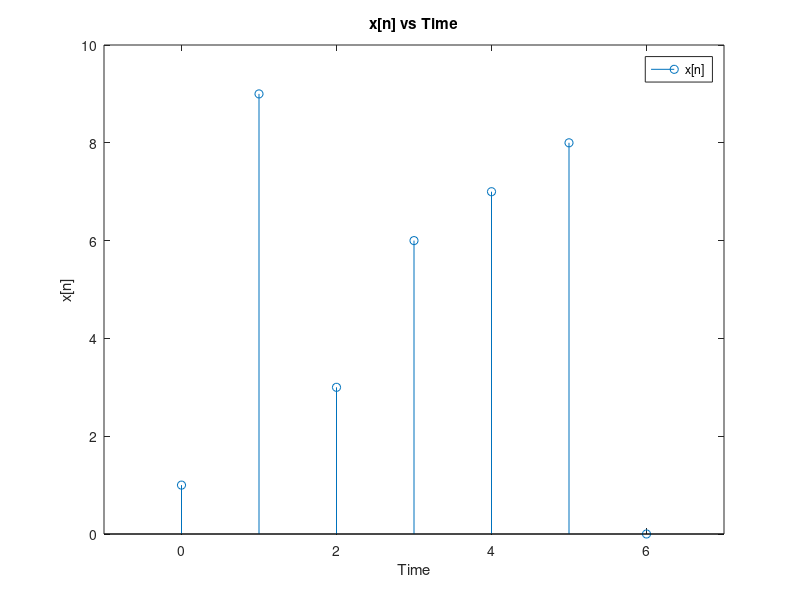
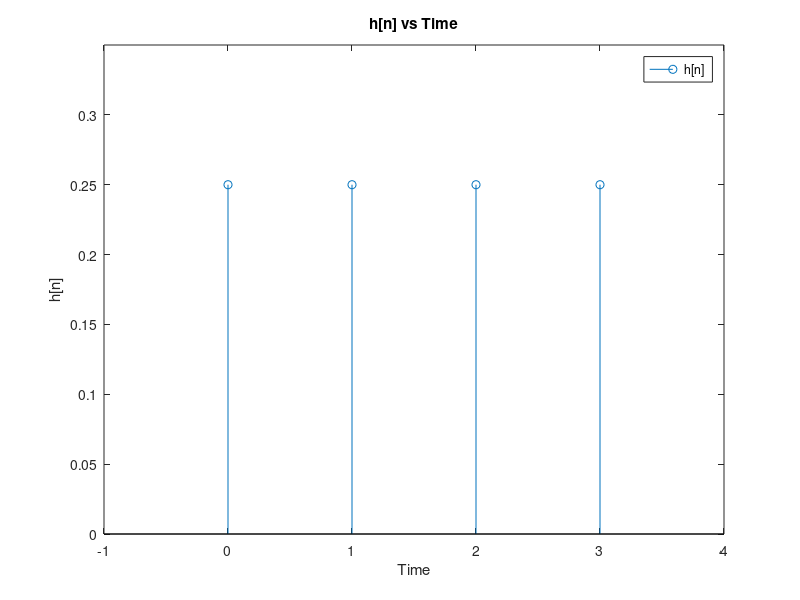
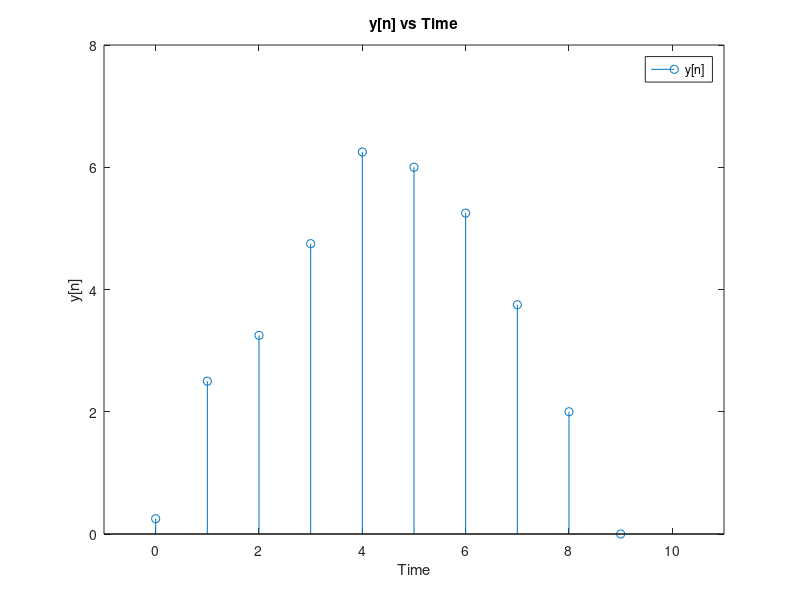
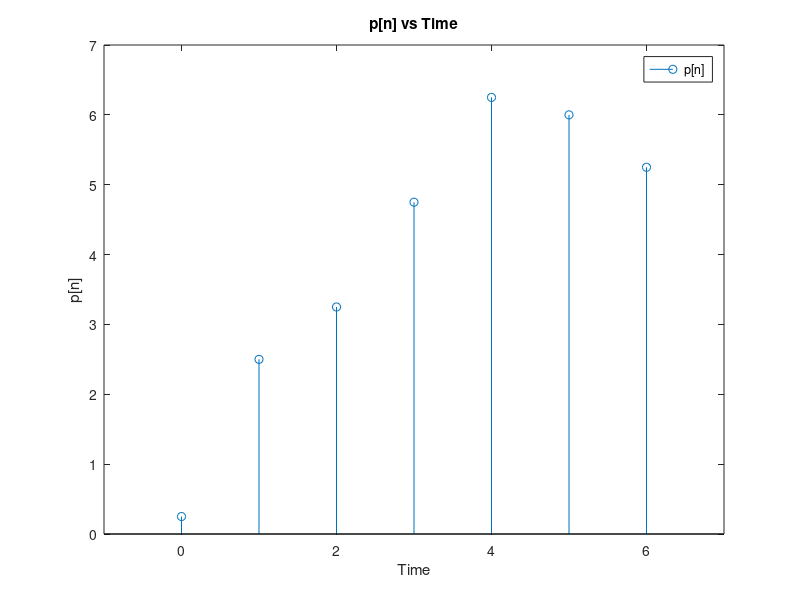

Write MATLAB code to recreate these figures, in order.
%% M2-a)

%% Variables

x = [1 9 3 6 7 8 0];
h = rand(1,4);
h(1,:)=0.25;
n=0:6;
y = conv(x,h);
%% Plot of x[n] with command "stem"
figure
stem(n,x);
xlabel('Time');
ylabel('x[n]');
legend('x[n]');
title('x[n] vs Time');
xlim([-1,7]);
ylim([0,10]);
%% Plot of h[n] with command "stem"
figure
m=0:3;
stem(m,h);
xlabel('Time');
ylabel('h[n]');
legend('h[n]');
title('h[n] vs Time');
xlim([-1,4]);
ylim([0,0.35]);
%% Plot of y[n] with command "stem"
figure
t=0:9;
stem(t,y);
xlabel('Time');
ylabel('y[n]');
legend('y[n]');
title('y[n] vs Time');
xlim([-1,11]);
ylim([0,8]);
%% p[n]=output with "filter" command
figure
k=0:6;
p=filter(h,1,x);
stem(k,p);
xlabel('Time');
ylabel('p[n]');
legend('p[n]');
title('p[n] vs Time');
xlim([-1,7]);
ylim([0,7]);
%As a comment, we can say that conv command performs the complete
%convolution and the length is simply {lenght(x)+length(h)-1}, but filter
%returns the filtered input as a vector of the same size as x. If we had a
%FIR, we could not use the conv command; instead we need to use this filter
%command.

%% M2-b)
% window length = 4
figure
h=rand(1,4);
h(1,:)=1/4;
freqz(h)

% window length = 8
figure
h=rand(1,8);
h(1,:)=1/8;
freqz(h)

% window length = 16
figure
h=rand(1,16);
h(1,:)=1/16;

freqz(h)
xlim([-2*pi,2*pi]);

%moving average filter is the easiest digital filter to use. It reduces the
%random noise existing in the input signal, according to the following
%relation between the noise and the window length:
%as the window length increases, the attenuation in the noise decreases,
%but we lose some parts of the signal we need.

%% M2-c)
figure
h=rand(1,10000);
h(1,:)=1/10000;
freqz(h)

%as can be seen in the frequency response, this kind of moving average
%filter will eliminate most of the input signal, i.e. less realistic
%output, which we do not want in general.

%If the window length becomes 1, we are left with only one impulse in the
%filter, and it filters nothing, i.e. we see the original input signal at
%the output.

%As I mentioned above, for time domain encoded signals, moving average
%filter is the premier one. however, it is the worst for frequency domain
%encoded signals. As an application, this kind of moving average filters
%can be used for noise reduction. 
